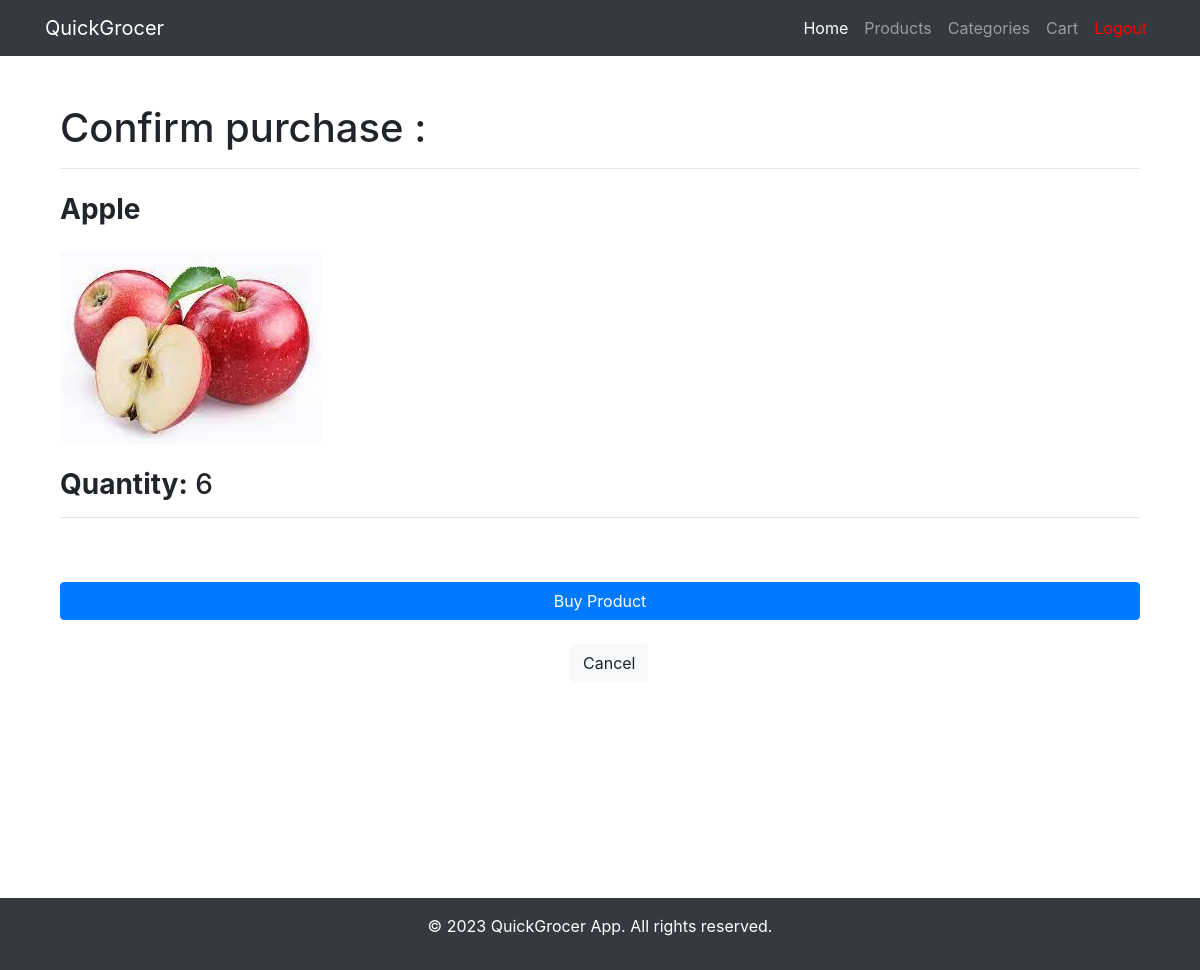
Page /purchase/1 (signed in) on the committed database.
### application/models.py (models this page shows, shortened)
class Product(db.Model):
    id = db.Column(db.Integer, primary_key=True)
    product_name = db.Column(db.String(80), unique=True, nullable=False)
    product_picture = db.Column(db.String(160), nullable=False, default='default.png')
    total_quantity = db.Column(db.Integer, unique=False, nullable=False)
    rate_per_unit = db.Column(db.Integer, unique=False, nullable=False)
    manufacture_date = db.Column(db.Date, unique=False, nullable=False)
    unit_id = db.Column(db.Integer, db.ForeignKey('unit.id'), nullable=False)
    category_id = db.Column(db.Integer, db.ForeignKey('category.id'), nullable=False)
    cart = db.relationship('Cart', backref='product', lazy=True)

class Cart(db.Model):
    id = db.Column(db.Integer, primary_key=True)
    user_id = db.Column(db.Integer, db.ForeignKey('user.id'), nullable=False)
    prod_id = db.Column(db.Integer, db.ForeignKey('product.id'), nullable=False)
    product_quantity = db.Column(db.Integer, nullable=False)

### application/auth_user.py (the view, shortened to what this page needs)
@auth_user.route('/purchase/<int:cart_id>', methods=['GET', 'POST'])
@login_required
def purchase_cart(cart_id):
    return render_template('purchase_cart.html', user=current_user, cart=Cart.query.get(cart_id))

### application/models.py (called while the page is built)
    def is_admin(self):
        return False

### application/templates/purchase_cart.html (shortened to what this page needs)
{% extends "base.html" %}
{% block content %} {% if cart %}
<div class="container">
    <div class="row">
        <div class="col-lg-12">
            <h1 class="mt-4">Confirm purchase :</h1>
            <hr />
            <h3 class="mt-4">
                <strong>{{ cart.product.product_name }}</strong>
            </h3>
            <h3 class="mt-4">
                <img
                    src="{{ url_for('static', filename='images/' + cart.product.product_picture) }}"
                    alt="Image of {{ cart.product.product_name }}" />
            </h3>
            <h3 class="mt-4">
                <strong>Quantity:</strong> {{ cart.product_quantity }}
            </h3>
            <hr />
            <form
                method="post"
                action="{{ url_for('auth_user.purchase_cart', cart_id=cart.id) }}"
                enctype="multipart/form-data">
                <br />
                <br />
                <button type="submit" class="btn btn-primary btn-block">
                    Buy Product
                </button>
            </form>
            <br />
            <div class="mx-auto" style="width: 60px">
                <a href="{{ url_for('auth_user.cart') }}" class="btn btn-light"
                    >Cancel</a
                >
            </div>
        </div>
    </div>
</div>
{% endif %} {% endblock %}

### rows in the picture
Product: product.product_name "Apple", product_picture (picture)
Cart: product_quantity "6"
